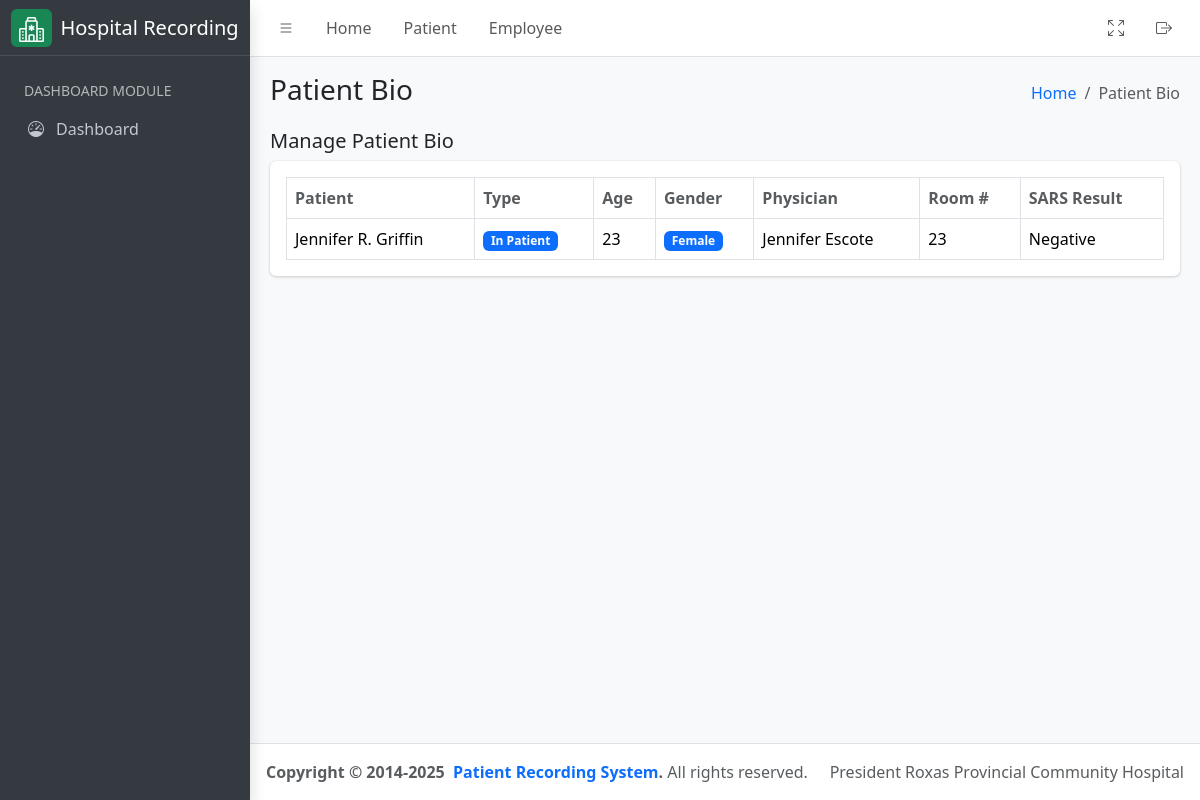
Page /patient/bio on the committed database.
### hospital_app/models.py (models this page shows, shortened)
class Patient(models.Model):
    firstname = models.CharField(max_length=255)
    middlename = models.CharField(max_length=255, null=False, blank=True)
    lastname = models.CharField(max_length=255)
    age = models.PositiveIntegerField()
    sex = models.CharField(
        max_length=10, choices=(("Male", "Male"), ("Female", "Female"))
    )
    physician = models.ForeignKey(
        CustomUser,
        related_name="physician",
        limit_choices_to={"groups__name": "Physician"},
        on_delete=models.CASCADE,
    )
    room_number = models.PositiveIntegerField()
    sample_type = models.CharField(max_length=255)
    time_of_collection = models.TimeField()
    date_of_collection = models.DateField()
    sars_result = models.CharField(max_length=255)
    date = models.DateField(auto_now_add=True)
    assigned_pathologist = models.ForeignKey(
        CustomUser,
        related_name="patient_pathologist",
        on_delete=models.CASCADE,
        null=True,
        blank=True,
        limit_choices_to={"groups__name": "Pathologist"},
    )
    assigned_technologist = models.ForeignKey(
        CustomUser,
        related_name="patient_technologist",
        on_delete=models.CASCADE,
        null=True,
        blank=True,
        limit_choices_to={"groups__name": "Medical Technologist"},
    )
    patient_type = models.CharField(
        max_length=100,
        default="In Patient",
        choices=(
            ("In Patient", "In Patient"),
            ("Out Patient", "Out Patient"),
        ),
    )
    def get_full_name(self):
        return f"{self.firstname}  { self.middlename[0] + '.' if self.middlename else ''} {self.lastname}"
    class Meta:
        ordering = ("time_of_collection",)

class CustomUser(AbstractUser):
    license_number = models.CharField(max_length=10, unique=True, db_index=True)
    class Meta:
        verbose_name = "User"
        verbose_name_plural = "Users"

### hospital_app/views.py (the view)
# urls.py: path('patient/bio', PatientPanBioListView.as_view(), name="patient_bio_list"),
class PatientPanBioListView(ListView):
    template_name = "patient_bio.html"
    queryset = Patient.objects.all().order_by("-date")
    context_object_name = "patients"
    def get_context_data(self, **kwargs):
        context = super().get_context_data(**kwargs)
        context["detail_header"] = "Patient Bio"
        context["humberger_header"] = "Patient Bio"
        return context

### hospital_app/templatetags/group.py (called while the page is built)
@register.filter
def has_group(user, group_name):
    return user.groups.filter(name=group_name).exists()

### hospital_app/templates/patient_bio.html (shortened to what this page needs)
{% extends './includes/base.html' %}
{% load group %}
{% block content %}
<div class="container-fluid">
    <div class="row">
        <div class="col-md-12">
            <div class="d-flex justify-content-between align-items-center">
                <h5>Manage Patient Bio</h5>
            </div>
            <div class="card mb-4">
                <div class="card-body">
                    <table id="datatable" class="table table-bordered table-hover">
                        <thead>
                            <tr>
                                <th class="text-muted">Patient</th>
                                <th class="text-muted">Type</th>
                                <th class="text-muted">Age</th>
                                <th class="text-muted">Gender</th>
                                <th class="text-muted">Physician</th>
                                <th class="text-muted">Room #</th>
                                <th class="text-muted">SARS Result</th>
                            </tr>
                        </thead>
                        <tbody>
                            {% for result in patients %}
                            <tr>
                                <td>{{ result.get_full_name }}</td>
                                <td>
                                    <span class="badge bg-primary">{{ result.patient_type }}</span>
                                </td>
                                <td>{{ result.age }}</td>
                                <td>
                                    <span class="badge bg-primary">{{ result.sex }}</span>
                                </td>
                                <td>{{ result.physician.get_full_name }}</td>
                                <td>{{ result.room_number }}</td>
                                <td>{{ result.sars_result }}</td>
                            </tr>
                            {% endfor %}
                        </tbody>
                    </table>
                </div>
            </div>
        </div>
    </div>
</div>
{% endblock %}

### rows in the picture
Patient: get_full_name "Jennifer R. Griffin", patient_type "In Patient", age "23", sex "Female", physician.get_full_name "Jennifer Escote", room_number "23", sars_result "Negative"

### other values in the picture
{{ humberger_header }} "Patient Bio"
